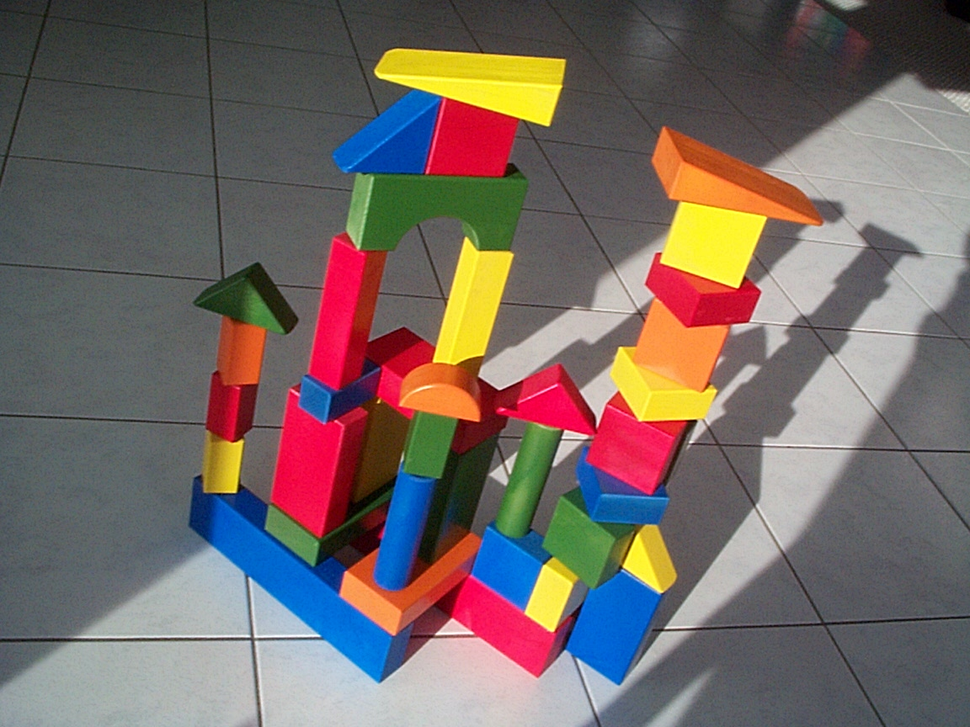
#> input picture lego.tif, 970 x 727 px, shrunk from 1152 x 864 before the run
$ python Sobel_Lib.py   (older library calls are emulated)
#> lines starting #> are read from the running program, lines starting #| are printed output that depends on the picture; after the words box and inside, x2 and y2 are one past the last pixel; in counts of white or black regions, pixels touching at a corner belong together
import cv2
import numpy as np
from matplotlib import pyplot as plt

img = cv2.imread('lego.tif',0)
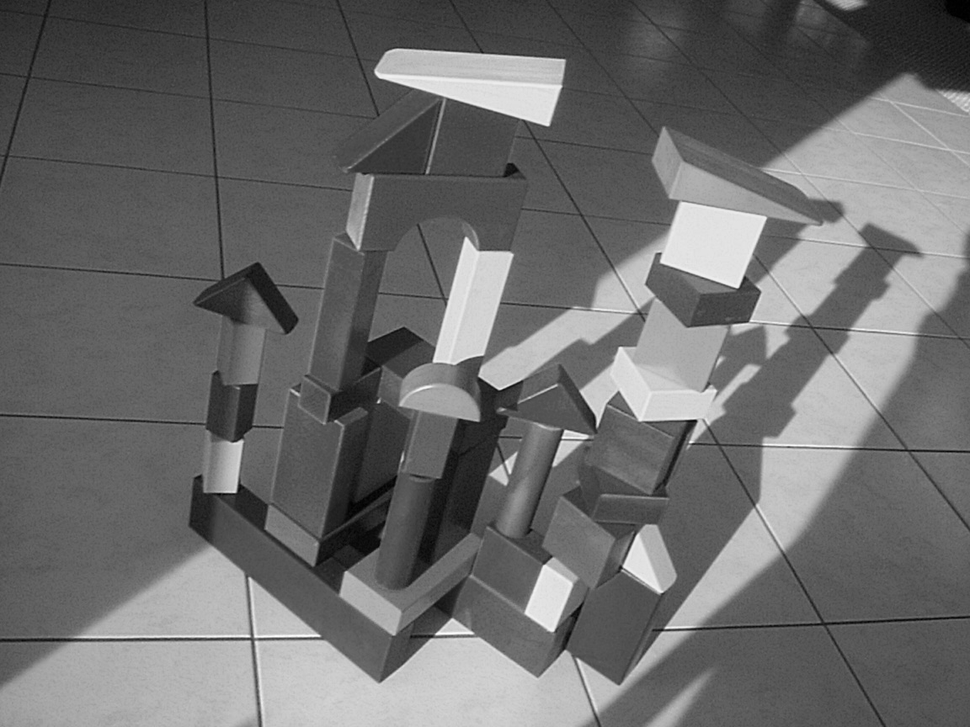
#> img: shape (727, 970); min 0, max 255, mean 108.2

laplacian = cv2.Laplacian(img,cv2.CV_64F)
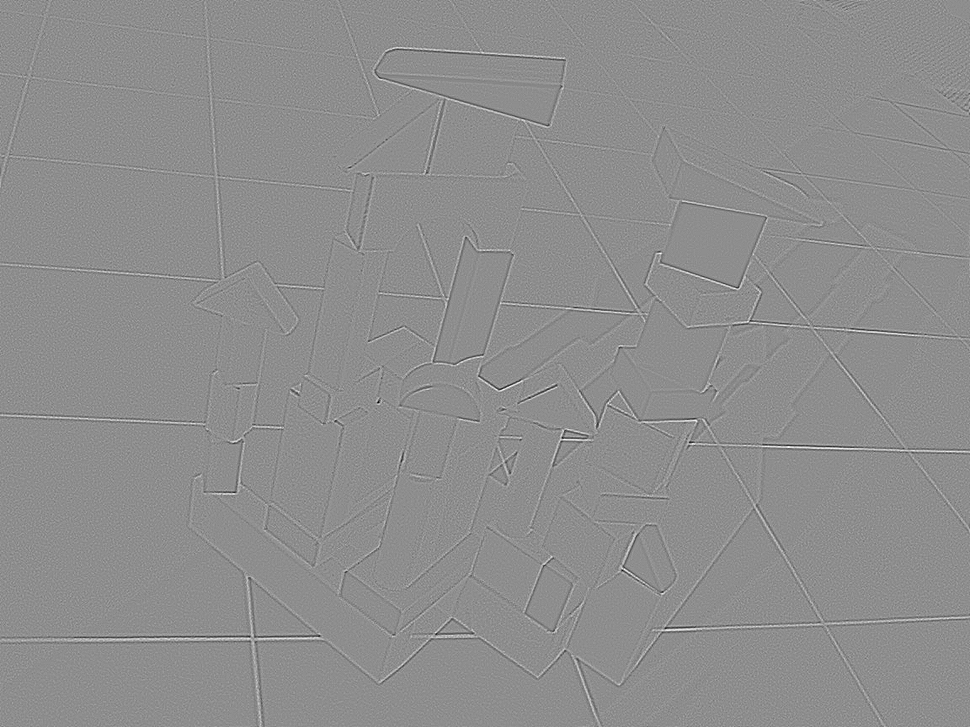
#> laplacian: shape (727, 970) float64; min -189, max 150, mean 0; drawn with min black and max white
sobelx = cv2.Sobel(img,cv2.CV_64F,1,0,ksize=5)
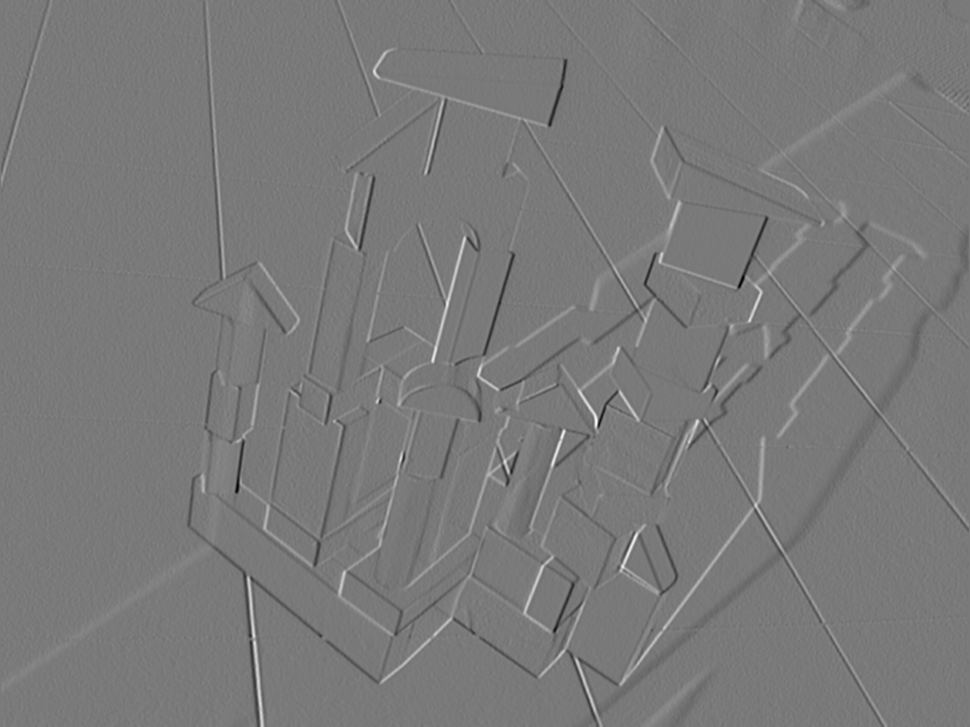
#> sobelx: shape (727, 970) float64; min -7803, max 8505, mean 2.1; drawn with min black and max white
sobely = cv2.Sobel(img,cv2.CV_64F,0,1,ksize=5)
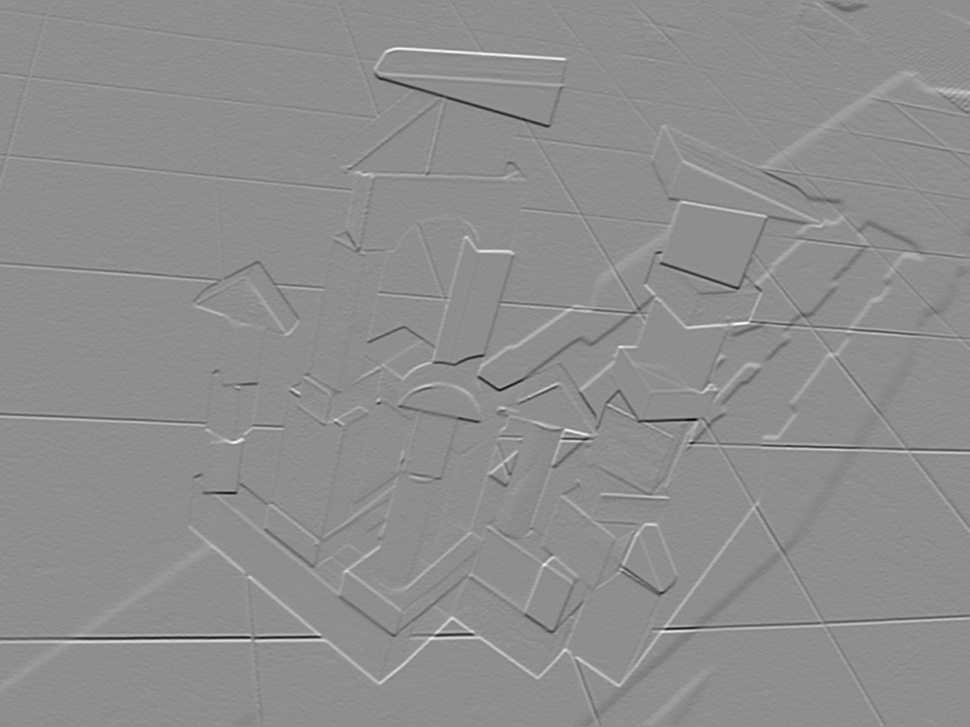
#> sobely: shape (727, 970) float64; min -10312, max 8163, mean 16.6; drawn with min black and max white
img = cv2.medianBlur(img,5)
th = cv2.adaptiveThreshold(img,255,cv2.ADAPTIVE_THRESH_MEAN_C,\
cv2.THRESH_BINARY,11,2)
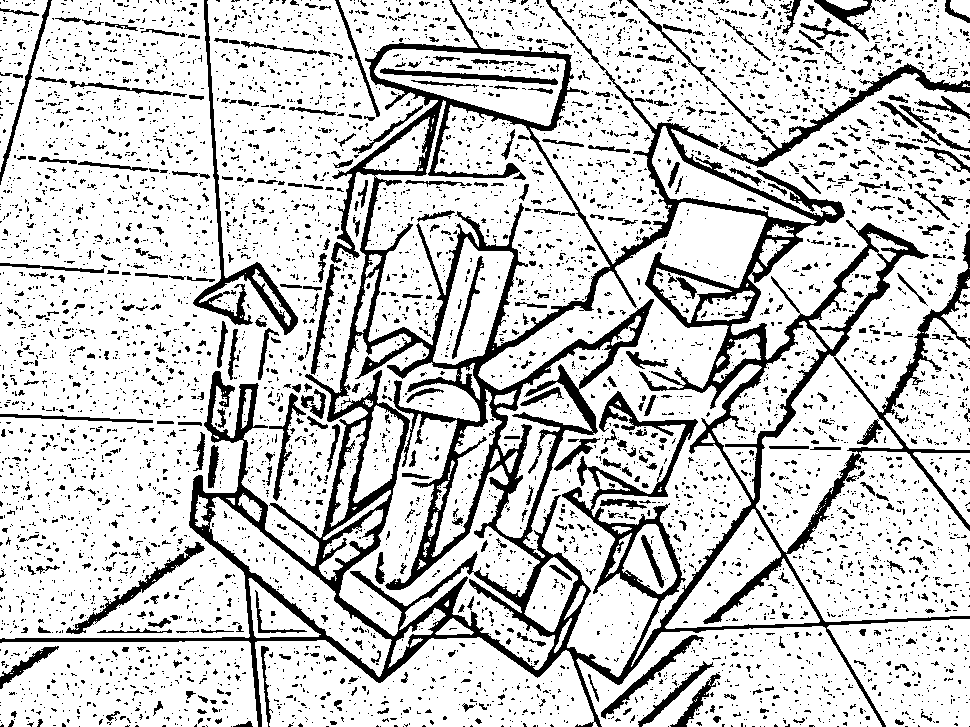
#> th: shape (727, 970); 79.9% white; 5873 black regions (5316 under 20 px), largest, box (x1, y1, x2, y2) and area: (0, 0, 970, 727) 74055, (193, 0, 298, 335) 3058, (719, 63, 970, 168) 2316
plt.subplot(2,2,1),plt.imshow(img,cmap = 'gray')
plt.title('Original'), plt.xticks([]), plt.yticks([])
plt.subplot(2,2,2),plt.imshow(sobelx,cmap = 'gray')
plt.title('Sobel X'), plt.xticks([]), plt.yticks([])
plt.subplot(2,2,3),plt.imshow(sobely,cmap = 'gray')
plt.title('Sobel Y'), plt.xticks([]), plt.yticks([])
plt.subplot(2,2,4),plt.imshow(th,cmap = 'gray')
plt.title('Thresholded Edges'), plt.xticks([]), plt.yticks([])
plt.show()
